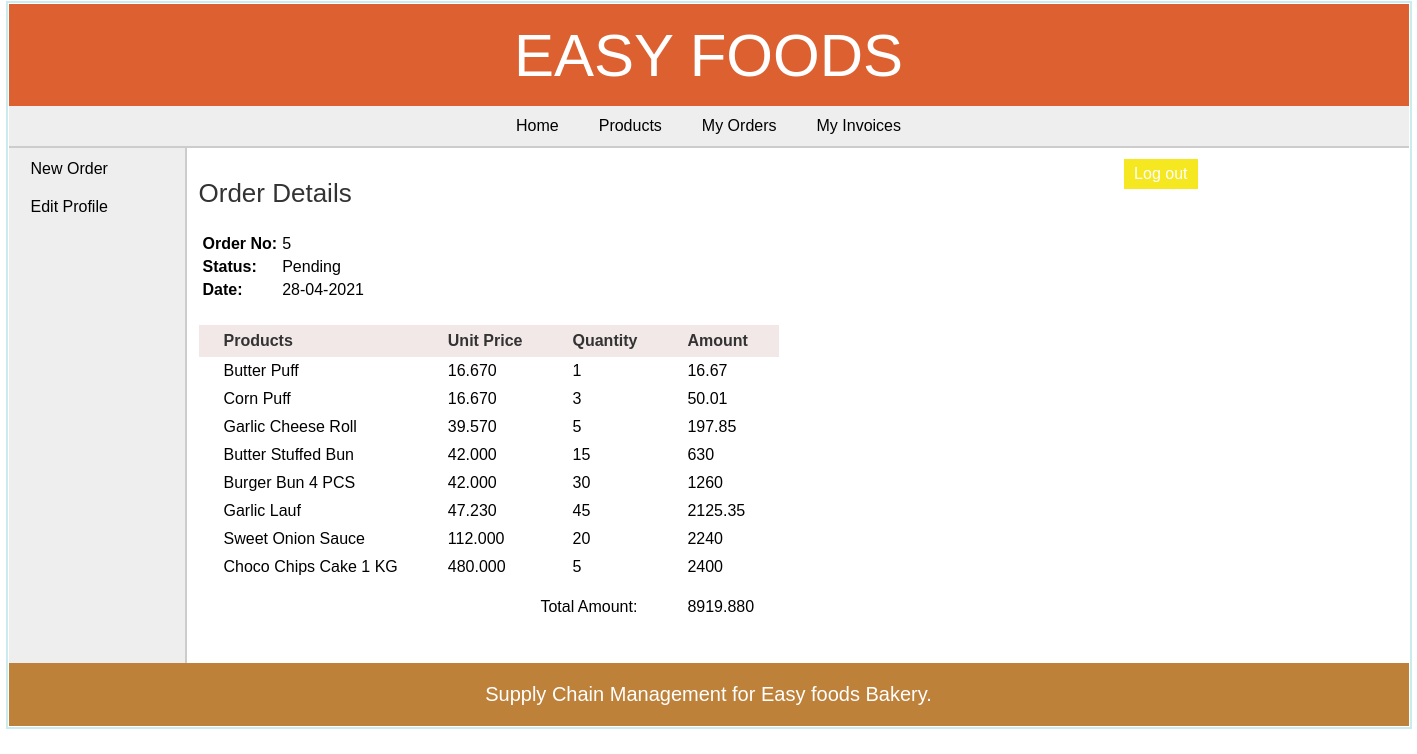
The page /retailer/view_order_items.php?id=5 (signed in) on the database its author committed.
### tables this page shows
CREATE TABLE `orders` (
  `order_id` int(11) NOT NULL,
  `date` date NOT NULL,
  `retailer_id` int(11) NOT NULL,
  `approved` tinyint(1) NOT NULL DEFAULT 1,
  `status` tinyint(1) NOT NULL DEFAULT 0,
  `total_amount` decimal(10,3) NOT NULL
);

CREATE TABLE `order_items` (
  `order_items_id` int(11) NOT NULL,
  `order_id` int(11) NOT NULL,
  `pro_id` int(11) NOT NULL,
  `quantity` int(6) NOT NULL
);

CREATE TABLE `products` (
  `pro_id` int(11) NOT NULL,
  `pro_name` varchar(25) NOT NULL,
  `pro_desc` text,
  `pro_price` decimal(10,3) NOT NULL,
  `unit` int(11) NOT NULL,
  `pro_cat` int(11) NOT NULL,
  `quantity` int(6) DEFAULT NULL
);

### retailer/view_order_items.php (the view, shortened to what this page needs)
<?php
	require("../includes/config.php");
	if(isset($_SESSION['manufacturer_login']) || isset($_SESSION['admin_login']) || isset($_SESSION['retailer_login'])) {
			$order_id = $_GET['id'];
			$query_selectOrderItems = "SELECT *,order_items.quantity AS quantity FROM orders,order_items,products WHERE order_items.order_id='$order_id' AND order_items.pro_id=products.pro_id AND order_items.order_id=orders.order_id";
			$result_selectOrderItems = mysqli_query($con,$query_selectOrderItems);
			$query_selectOrder = "SELECT date,status FROM orders WHERE order_id='$order_id'";
			$result_selectOrder = mysqli_query($con,$query_selectOrder);
			$row_selectOrder = mysqli_fetch_array($result_selectOrder);
		}
		else {
			header('Location:../index.php');
		}
?>
<!DOCTYPE html>
<html>
<head>
	<link rel="stylesheet" href="../includes/main_style.css" >
</head>
<body>
	<?php
		include("../includes/header.inc.php");
		include("../includes/nav_retailer.inc.php");
		include("../includes/aside_retailer.inc.php");
	?>
	<section>
		<h1>Order Details</h1>
		<table class="table_infoFormat">
		<tr>
			<td> Order No: </td>
			<td> <?php echo $order_id; ?> </td>
		</tr>
		<tr>
			<td> Status: </td>
			<td>
			<?php
				if($row_selectOrder['status'] == 0) {
					echo "Pending";
				}
				else {
					echo "Completed";
				}
			?>
			</td>
		</tr>
		<tr>
			<td> Date: </td>
			<td> <?php echo date("d-m-Y",strtotime($row_selectOrder['date'])); ?> </td>
		</tr>
		</table>
		<form action="" method="POST" class="form">
		<table class="table_invoiceFormat">
			<tr>
				<th> Products </th>
				<th> Unit Price </th>
				<th> Quantity </th>
				<th> Amount </th>
			</tr>
			<?php $i=1; while($row_selectOrderItems = mysqli_fetch_array($result_selectOrderItems)) { ?>
			<tr>
				<td> <?php echo $row_selectOrderItems['pro_name']; ?> </td>
				<td> <?php echo $row_selectOrderItems['pro_price']; ?> </td>
				<td> <?php echo $row_selectOrderItems['quantity']; ?> </td>
				<td> <?php echo $row_selectOrderItems['quantity']*$row_selectOrderItems['pro_price']; ?> </td>
			</tr>
			<?php $i++; } ?>
			<tr style="height:40px;vertical-align:bottom;">
				<td colspan="3" style="text-align:right;"> Total Amount: </td>
				<td>
				<?php
					mysqli_data_seek($result_selectOrderItems,0);
					$row_selectOrderItems = mysqli_fetch_array($result_selectOrderItems);
					echo $row_selectOrderItems['total_amount'];
				?>
				</td>
			</tr>
		</table>
		</form>
	</section>
	<?php
		include("../includes/footer.inc.php");
	?>
</body>
</html>

### includes/main_style.css (style rules this page uses)
* { font-family: arial,sans-serif; margin:0px; padding:1px; }
body { width:1400px; margin:auto; border:2px solid #cbecec; }
section { width:1000px; padding:10px; padding-bottom:40px; }
section h1 { margin-bottom:10px; font-weight:normal; color:#333; font-size: 26px; }
table { border-collapse: collapse; }
.table_invoiceFormat th { background-color:rgb(243, 232, 232); color:#333; padding: 7px 25px; }
.table_invoiceFormat tr { border:none; }
.table_invoiceFormat td,.table_invoiceFormat tr { padding: 5px 25px; text-align: left; }
.table_infoFormat { margin:20px 5px 25px; }
.table_infoFormat td { padding:5px 5px 0px 0px; }
.table_infoFormat td:first-child { font-weight:bold; }

### rows shown on the page
orders: date "28-04-2021", total_amount "8919.880"
order_items: pro.pro_name "Butter Puff", pro.pro_price "16.670", quantity "1", quantity.pro_price "16.67"
order_items: pro.pro_name "Corn Puff", pro.pro_price "16.670", quantity "3", quantity.pro_price "50.01"
order_items: pro.pro_name "Garlic Cheese Roll", pro.pro_price "39.570", quantity "5", quantity.pro_price "197.85"
order_items: pro.pro_name "Butter Stuffed Bun", pro.pro_price "42.000", quantity "15", quantity.pro_price "630"
order_items: pro.pro_name "Burger Bun 4 PCS", pro.pro_price "42.000", quantity "30", quantity.pro_price "1260"
order_items: pro.pro_name "Garlic Lauf", pro.pro_price "47.230", quantity "45", quantity.pro_price "2125.35"
order_items: pro.pro_name "Sweet Onion Sauce", pro.pro_price "112.000", quantity "20", quantity.pro_price "2240"
order_items: pro.pro_name "Choco Chips Cake 1 KG", pro.pro_price "480.000", quantity "5", quantity.pro_price "2400"

### other values the page prints
$order_id "5"
